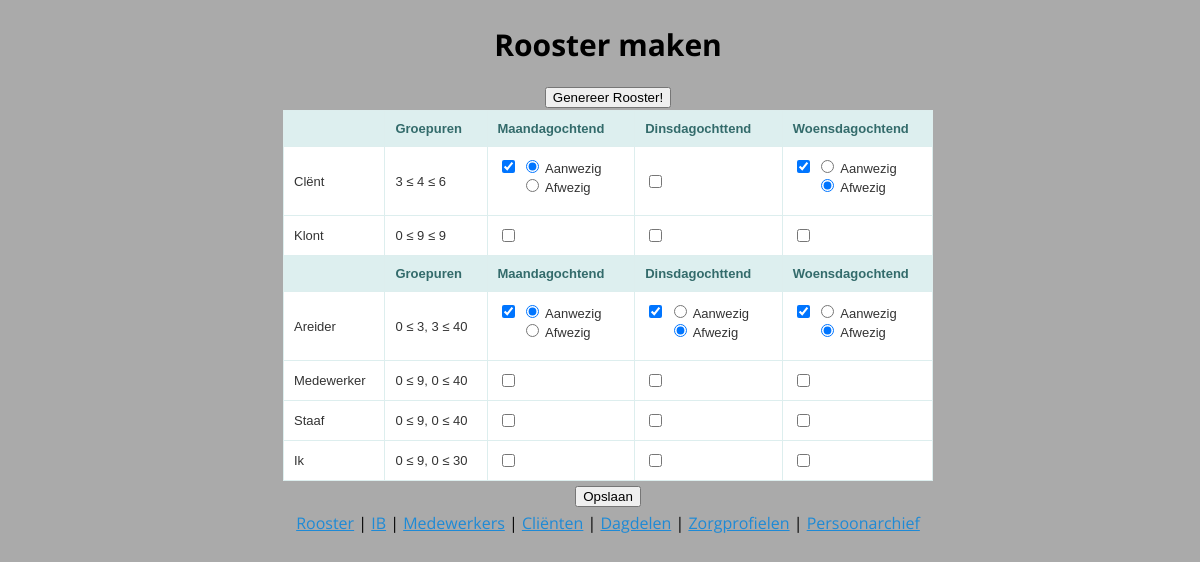
The page / on the database its author committed.
### roosterapp/sql.py (models this page shows)
class Dole(Base):
    __tablename__ = 'doles'
    id = Column(Integer, primary_key = True)
    name = Column(String(127))
    hours = Column(Integer, default=1)
    occupation = relationship("Presence", backref="dole", cascade="delete, delete-orphan")

class Client(Base):
    __tablename__ = 'clients'
    person_id = Column(Integer, ForeignKey("persons.id"), primary_key=True)
    profile_id = Column(Integer, ForeignKey("profiles.id"))
    hours = Column(Integer, default=0)
    person = relationship("Person")
    sessions = relationship("Session", backref="client", cascade="delete, delete-orphan")

class Person(Base):
    __tablename__ = 'persons'
    id = Column(Integer, primary_key=True)
    name = Column(String(127))
    active = Column(Boolean, default=True)
    atttendance = relationship("Presence", backref="person", cascade="delete, delete-orphan")

class Staff(Base):
    __tablename__ = 'staffs'
    person_id = Column(Integer, ForeignKey("persons.id"), primary_key=True)
    min_hours = Column(Integer, default=0)
    max_hours = Column(Integer, default=0)
    person = relationship("Person")
    sessions = relationship("Session", backref="staff", cascade="delete, delete-orphan")

### roosterapp/routes.py (the view)
@rooster_maker.route('/', methods=['GET'])
def show_rooster():
    rooster = {}
    clients = app.db.session.query(Client).join(Person).filter(Person.active)
    for client in clients:
        rooster[client.person.id] = {}
    staffs = app.db.session.query(Staff).join(Person).filter(Person.active)
    for staff in staffs:
        rooster[staff.person.id] = {}
    doles = app.db.session.query(Dole).all()
    week_hours = sum(dole.hours for dole in doles)
    client_ids = [client.person_id for client in clients]
    staff_ids = [staff.person_id for staff in staffs]
    persons = [client.person for client in clients] + [staff.person for staff in staffs]
    for person in persons:
        person.present_sum = 0
        person.absent_sum = 0
    presences = app.db.session.query(Presence).filter(Presence.person_id.in_([person.id for person in persons]))
    for presence in presences:
        rooster[presence.person_id][presence.dole_id] = presence.present
        if presence.present:
            presence.person.present_sum += presence.dole.hours
        else:
            presence.person.absent_sum += presence.dole.hours
    session['rooster'] = rooster
    return render_template('rooster.html', week_hours=week_hours, staffs=staffs, clients=clients, doles=doles, rooster=rooster)

### roosterapp/templates/rooster.html (shortened to what this page needs)
{% extends 'base.html' %}
{% block body %}
<h1> Rooster maken </h1>
{% if doles|length < 1 %}
    <h4>Er zijn geen dagdelen in het systeem. Voeg er <a href="/doles">hier</a> een toe.</h4>
{% else %}
<form action="/rooster" method="POST">
    <input type="submit" value="Genereer Rooster!">
</form>
<form action="/presence/update" method="POST">
    <table style="width: 50em;">
        <tr>
            <th></th>
            <th>Groepuren</th>
            {% for dole in doles %}
            <th>{{  dole.name }}</th>
            {% endfor %}
        </tr>
        {% for client in clients %}
            <tr>
                <td>{{ client.person.name }}</td>
                <td>{{ client.person.present_sum }} ≤ {{ client.hours }} ≤ {{ week_hours - client.person.absent_sum }}</td>
                {% for dole in doles %}
                <td>
                    <div class="cell">
                        <div class="checkboxContainer">
                            <input class="ternaryBox" type="checkbox" id="presence_{{ client.person.id }}_{{ dole.id }}" name="presence_{{ client.person.id }}_{{ dole.id }}"{% if dole.id in rooster[client.person_id] %} checked="checked"{% endif %}>
                        </div>
                        <div class="radioContainer">
                            <input type="radio" id="present_{{ client.person.id }}_{{ dole.id }}" name="{{ client.person.id }}_{{ dole.id }}" value="present"{% if
                                (dole.id in rooster[client.person_id]) and (rooster[client.person_id][dole.id]) %} checked="checked"
                                {% endif %}>
                            <label for="present_{{ client.person.id }}_{{ dole.id }}">Aanwezig</label>
                            <br>
                            <input type="radio" id="absent_{{ client.person.id }}_{{ dole.id }}" name="{{ client.person.id }}_{{ dole.id }}" value="absent"{% if
                                (dole.id in rooster[client.person_id]) and (not rooster[client.person_id][dole.id]) %} checked="checked"
                                {% endif %}>
                            <label for="absent_{{ client.person.id }}_{{ dole.id }}">Afwezig</label>
                        </div>
                    </div>
                </td>
                {% endfor %}
            </tr>
        {% endfor %}
        <tr>
            <th></th>
            <th>Groepuren</th>
            {% for dole in doles %}
            <th>{{  dole.name }}</th>
            {% endfor %}
        </tr>
        {% for staff in staffs %}
            <tr>
                <td>{{ staff.person.name }}</td>
                <td>{{ staff.min_hours }} ≤ {{ week_hours - staff.person.absent_sum }}, {{ staff.person.present_sum }} ≤ {{ staff.max_hours }}</td>
                {% for dole in doles %}
                <td>
                    <div class="cell">
                        <div class="checkboxContainer">
                            <input class="ternaryBox" type="checkbox" id="presence_{{ staff.person.id }}_{{ dole.id }}" name="presence_{{ staff.person.id }}_{{ dole.id }}"{% if dole.id in rooster[staff.person_id] %} checked="checked"{% endif %}>
                        </div>
                        <div class="radioContainer">
                            <input type="radio" id="present_{{ staff.person.id }}_{{ dole.id }}" name="{{ staff.person.id }}_{{ dole.id }}" value="present"{% if
                                (dole.id in rooster[staff.person_id]) and (rooster[staff.person_id][dole.id]) %} checked="checked"
                                {% endif %}>
                            <label for="present_{{ staff.person.id }}_{{ dole.id }}">Aanwezig</label>
                            <br>
                            <input type="radio" id="absent_{{ staff.person.id }}_{{ dole.id }}" name="{{ staff.person.id }}_{{ dole.id }}" value="absent"{% if
                                (dole.id in rooster[staff.person_id]) and (not rooster[staff.person_id][dole.id]) %} checked="checked"
                                {% endif %}>
                            <label for="absent_{{ staff.person.id }}_{{ dole.id }}">Afwezig</label>
                        </div>
                    </div>
                </td>
                {% endfor %}
            </tr>
        {% endfor %}
    </table>
<input type="submit" value="Opslaan">
</form>
{% endif %}
{% endblock %}

### roosterapp/static/css/main.css (style rules this page uses)
body { font-family: 'Open Sans', sans-serif; line-height: 1.75em; font-size: 16px; background-color: #aaa; width: 100%; position: relative; }
h1 { font-size: 30px; line-height: 34px; text-align: center; }
table { margin: 0 auto; border: solid 1px #DDEEEE; border-collapse: collapse; border-spacing: 0; font: normal 13px Arial, sans-serif; }
table, th { background-color: #DDEFEF; border: solid 1px #DDEEEE; color: #336B6B; padding: 10px; text-align: left; }
table, td { background-color: #FFFFFF; border: solid 1px #DDEEEE; color: #333; padding: 10px; }
.cell { border:0px solid rgba(0,0,0,0.2); }
.checkboxContainer { display: inline-block; vertical-align: top; }
.radioContainer { display: inline-block; width: 90px; height: 0px; overflow:hidden; transition: height 0.1s ease; }
.radioContainer.opened { height: 45px; }

### rows shown on the page
Dole: name "Maandagochtend", person.id "☑", person.id "☑ Aanwezig", person.id "☐ Afwezig"
Dole: name "Dinsdagochttend", person.id "☑", person.id "☐ Aanwezig", person.id "☑ Afwezig"
Dole: name "Woensdagochtend", person.id "☑", person.id "☐ Aanwezig", person.id "☑ Afwezig"
Client: person.name "Clënt", person.present_sum "3", hours "4", person "6"
Client: person.name "Klont", person.present_sum "0", hours "9", week_hours-client.person.absent_sum "9"
Staff: person.name "Areider", min_hours "0", person "3", person.present_sum "3", max_hours "40"
Staff: person.name "Medewerker", min_hours "0", person "9", person.present_sum "0", max_hours "40"
Staff: person.name "Staaf", min_hours "0", person "9", person.present_sum "0", max_hours "40"
Staff: person.name "Ik", min_hours "0", person "9", person.present_sum "0", max_hours "30"
